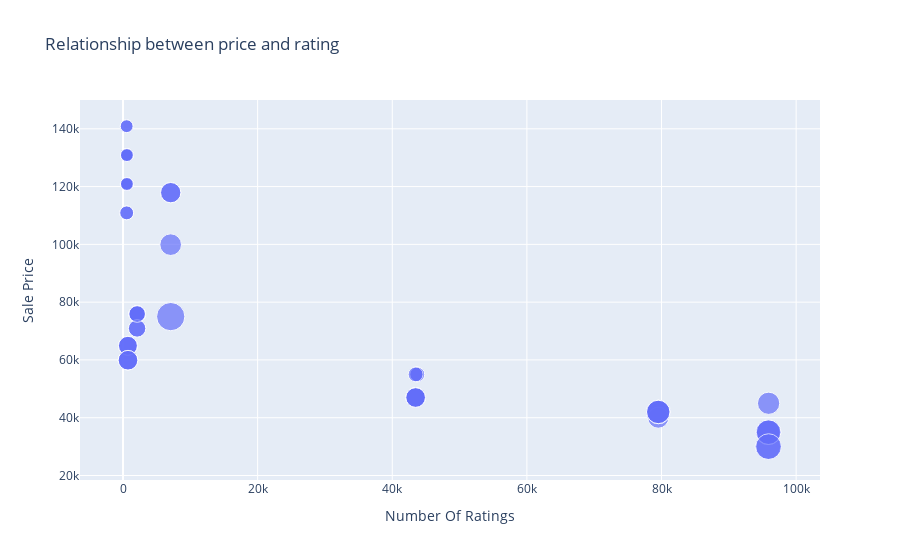

The cell this chart's notebook holds for it:
### Code cell
data = pd.read_csv("apple_products.csv")
figure = px.scatter(data_frame=data,
x="Number Of Ratings",
y="Sale Price",
size="Discount Percentage",
title="Relationship between price and rating")
figure.show()

### Figure 1 — Plotly figure (JSON) as saved in the notebook; plotly's stock layout.template omitted (floating-point values rounded to 4 significant figures)
{"data": [{"hovertemplate": "Number Of Ratings=%{x}<br>Sale Price=%{y}<br>Discount Percentage=%{marker.size}<extra></extra>", "legendgroup": "", "marker": {"color": "#636efa", "size": [0, 0, 0, 0, 0, 0, 0, 0, 0, 20, 16, 20, 20, 20, 0, 0, 0, 0, 29, 15, 0, 15, 17, 18, 6, 6, 13, 6, 14, 10, 7, 6, 6, 13, 13, 10, 10, 6, 14, 6, 10, 6, 11, 11, 10, 14, 7, 6, 6, 6, 8, 8, 24, 22, 22, 22, 8, 24, 14, 14, 14, 14], "sizemode": "area", "sizeref": 0.0725, "symbol": "circle"}, "mode": "markers", "name": "", "orientation": "v", "showlegend": false, "type": "scatter", "x": [3431, 3431, 3431, 11202, 11202, 3431, 3431, 11202, 1454, 79512, 79512, 79582, 79512, 79512, 1078, 1078, 1078, 1078, 7088, 7088, 1078, 7088, 7081, 95909, 542, 580, 740, 545, 740, 2101, 545, 580, 580, 730, 730, 2101, 2101, 580, 740, 580, 2092, 545, 2101, 2092, 2101, 740, 545, 580, 580, 580, 43707, 43707, 95807, 95909, 95807, 95909, 43470, 95909, 43470, 43470, 43470, 43470], "xaxis": "x", "y": [49900, 84900, 84900, 77000, 77000, 49900, 49900, 77000, 89900, 41999, 39999, 41999, 41999, 41999, 131900, 117100, 131900, 117100, 74999, 117900, 117100, 117900, 99900, 44999, 140900, 130900, 64900, 120900, 59900, 75900, 110900, 130900, 120900, 64900, 64900, 75900, 75900, 120900, 59900, 120900, 75900, 140900, 70900, 70900, 75900, 59900, 110900, 120900, 130900, 130900, 54999, 54999, 29999, 34999, 34999, 34999, 54999, 29999, 46999, 46999, 46999, 46999], "yaxis": "y"}], "layout": {"legend": {"itemsizing": "constant", "tracegroupgap": 0}, "title": {"text": "Relationship between price and rating"}, "xaxis": {"anchor": "y", "domain": [0, 1], "title": {"text": "Number Of Ratings"}}, "yaxis": {"anchor": "x", "domain": [0, 1], "title": {"text": "Sale Price"}}}}
